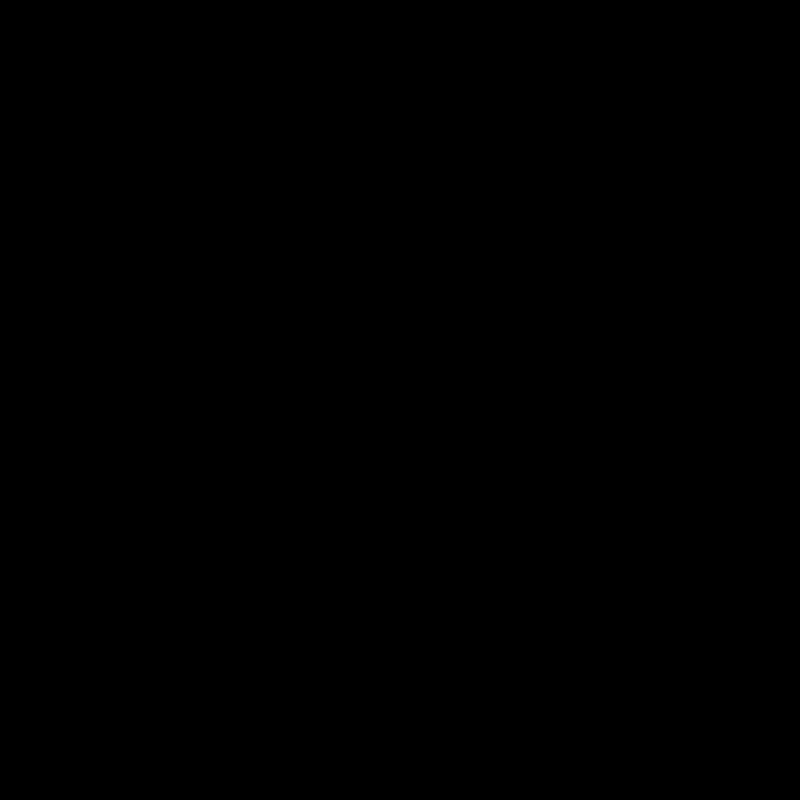
Frame 1 (no input)
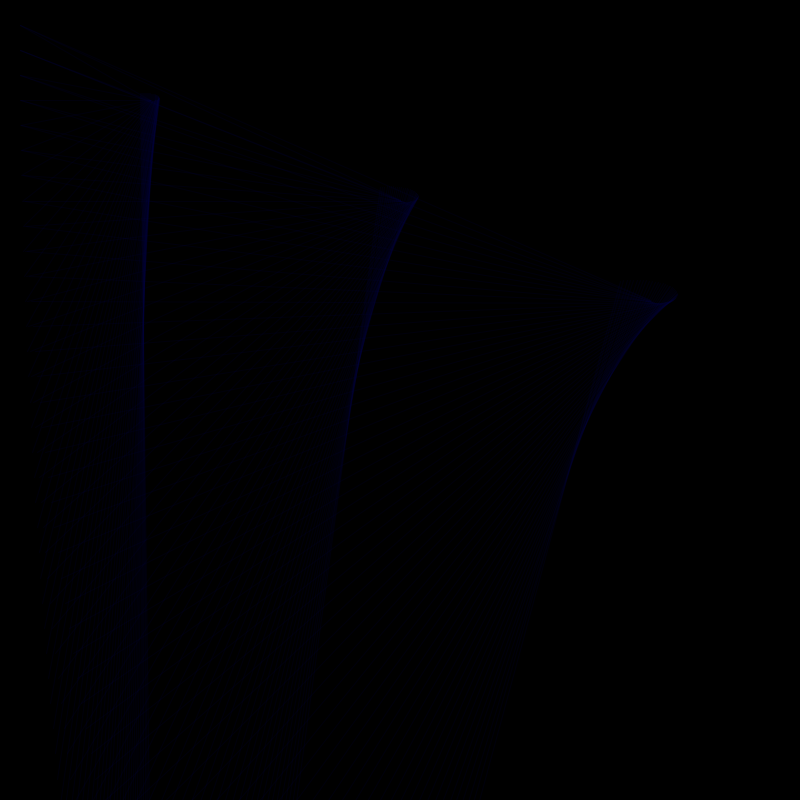
Frame 60 (the mouse pressed at the canvas centre just before this capture)
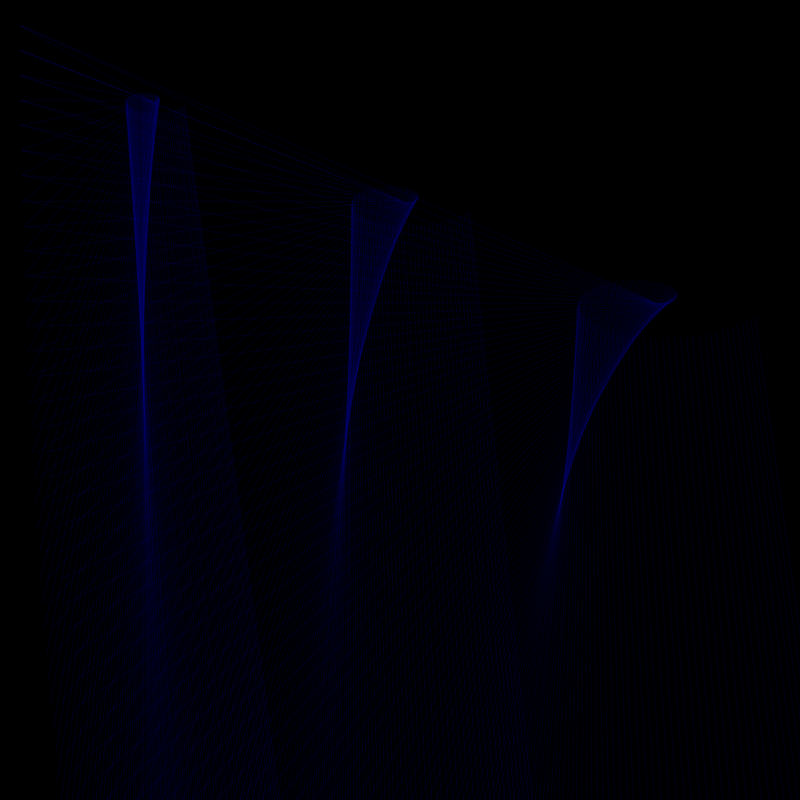
Frame 120 (the mouse held since frame 60 and released just before this capture)

The Processing sketch that drew these frames (run headless with seeded random() and noise(); from frame 60 on, the mouse is pressed at the canvas centre):

// Processing sketch: line_move_2
// ── line_move_2.pde
float endA = 0.0;
int diameter;
float a;
float p = PI/50;
color c = 255;
int counter = 0;

void setup() {
  size(800, 800); 
  frameRate(10000);
}

void draw() {
  background(0);
  stroke(0, 0, counter, 50);
  strokeWeight(1);

  
  for (float a = p; a <= endA;  a+= p) {
    line(sin(a)*a*5+150, cos(a)*a*2+100, 40*a/4*(a)+20, 400*a);
  }
  for (float a = p; a <= endA;  a+= p) {
    line(sin(a)*a*10+400, cos(a)*a*4+200, 40*a/3*(a)+20, 400*a);
  }
  for (float a = p; a <= endA;  a+= p) {
    line(sin(a)*a*15+650, cos(a)*a*6+300, 40*a/2*(a)+20, 400*a);
  }
  
  endA=endA+p;
  counter ++;
}
